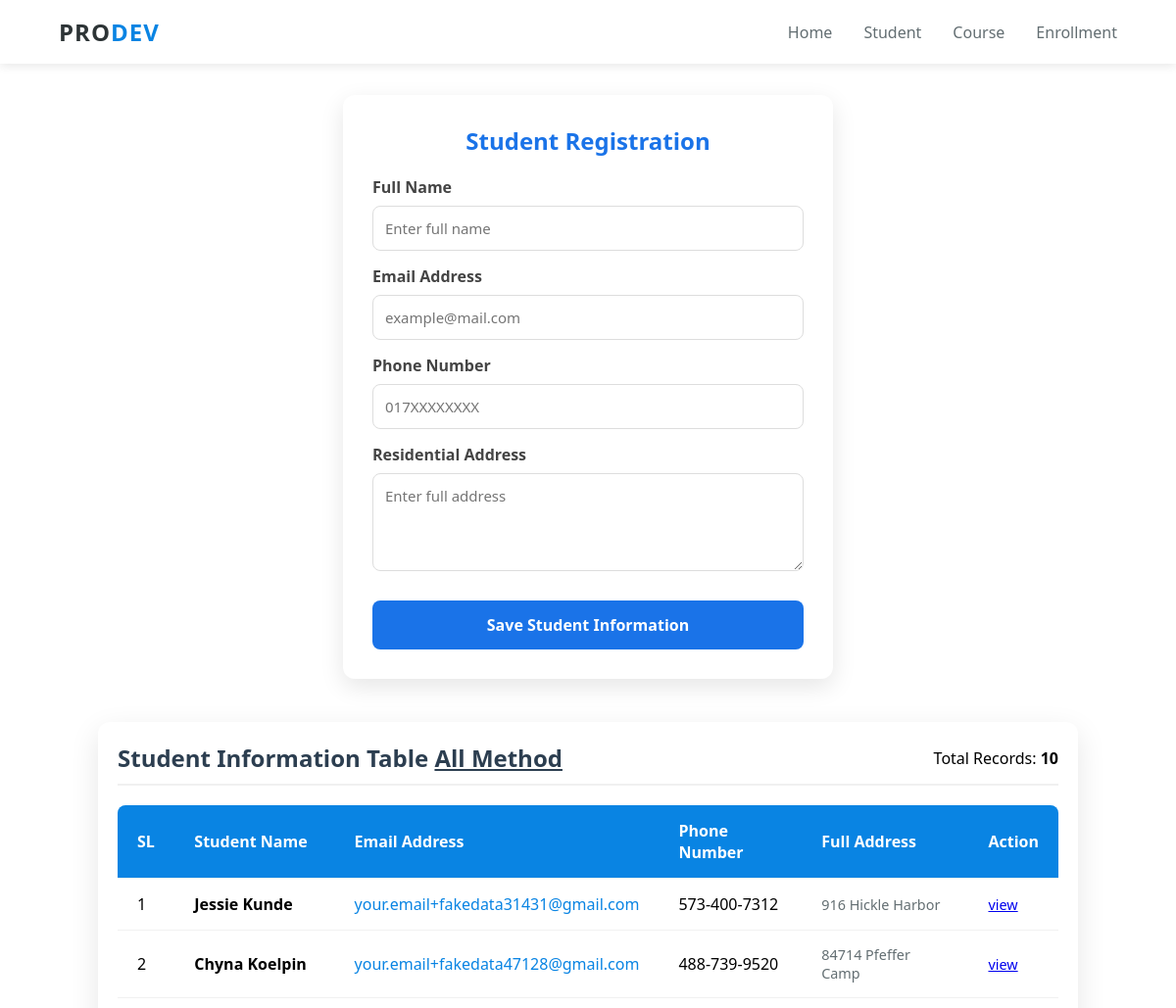
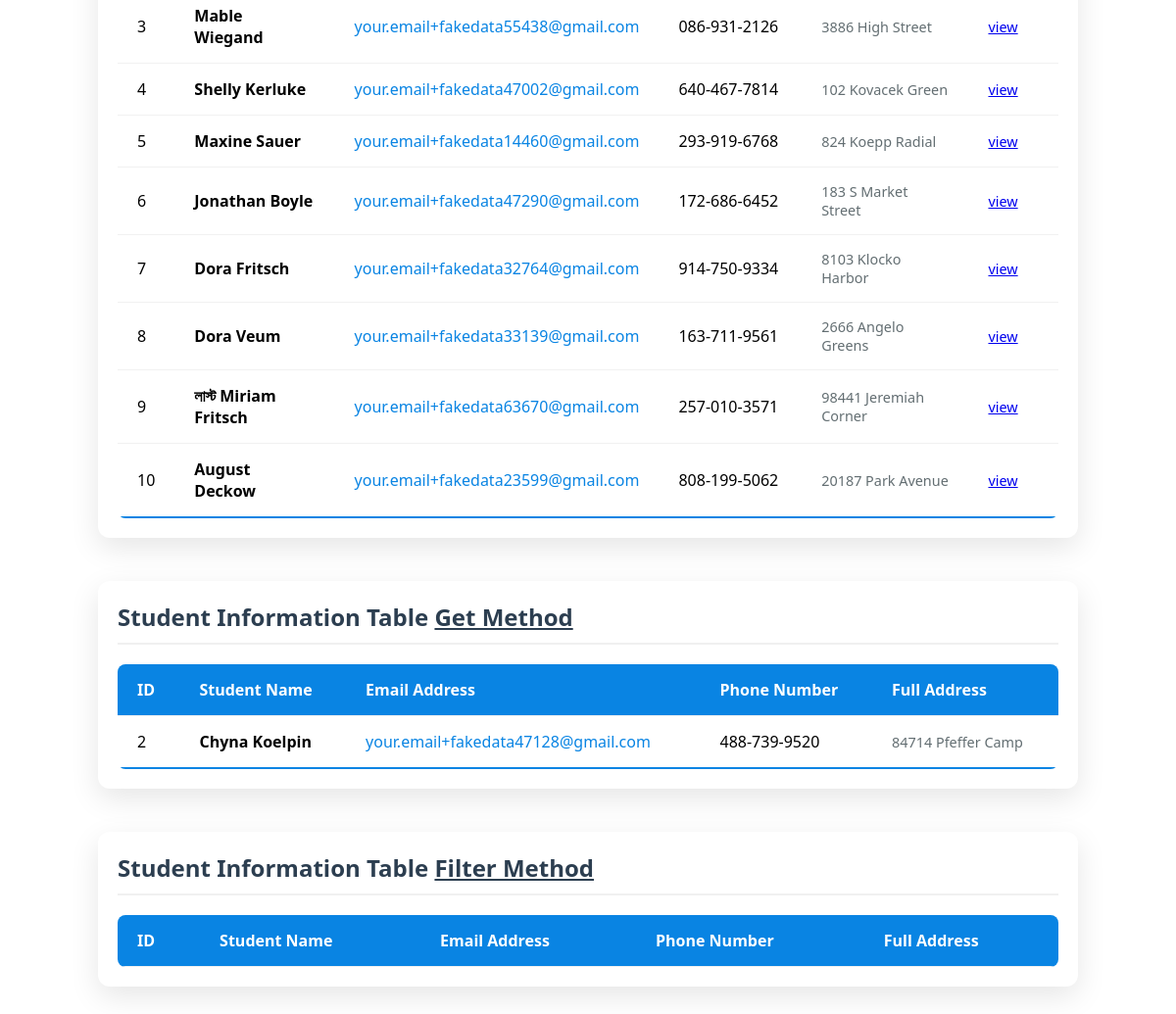
The page /student on the database as committed earlier (2 pictures, top to bottom).
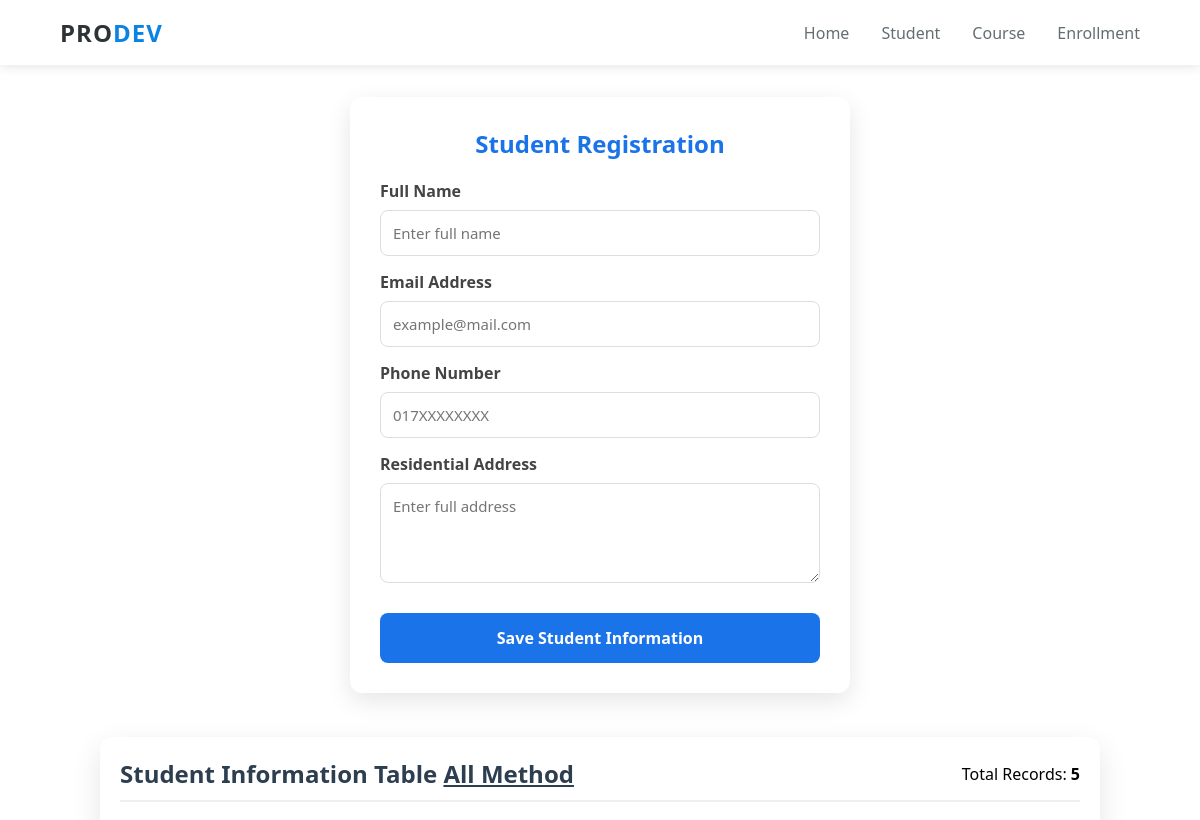
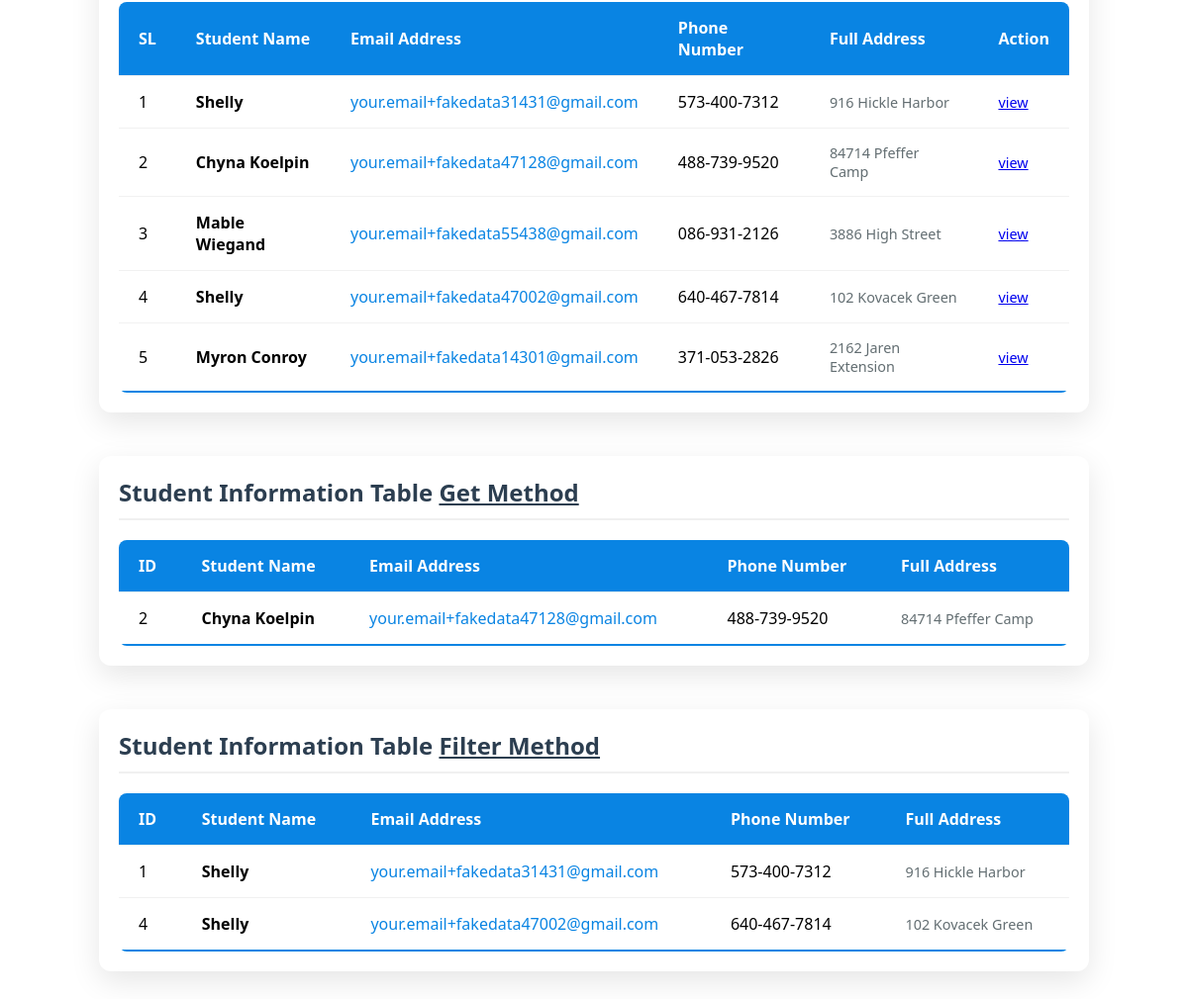
The same page on the database as committed later (2 pictures, top to bottom).
### my_app/models.py (models this page shows, shortened)
class Student_Model(models.Model):
    name = models.CharField(max_length=100)
    email = models.CharField(max_length=50)
    phone = models.CharField(max_length=12)
    address = models.TextField(max_length=200)

### my_app/views.py (the view, shortened to what this page needs)
# urls.py: path("student", student_data, name="student_model"),
def student_data(request):
    data = Student_Model.objects.all()
    single_data = Student_Model.objects.get(id=2)
    filter_data = Student_Model.objects.filter(name="Shelly")
    data_pack = {
        "title": "Student Information Table",
        "item": data,
        "single_item": single_data,
        "filter_item": filter_data,
    }
    return render(
        request,
        "student.html",
        data_pack,
    )

### my_app/templates/student.html (shortened to what this page needs)
{% extends 'masters/base.html' %} {% block blockname %}
<div class="form-container">
  <h2>Student Registration</h2>
  <form action="" method="POST">
    <div class="form-group">
      <label for="name">Full Name</label>
      <input type="text" id="name" name="student_name" placeholder="Enter full name" required />
    </div>
    <div class="form-group">
      <label for="email">Email Address</label>
      <input type="email" id="email" name="student_email" placeholder="example@mail.com" required />
    </div>
    <div class="form-group">
      <label for="phone">Phone Number</label>
      <input type="tel" id="phone" name="student_phone" placeholder="017XXXXXXXX" required />
    </div>
    <div class="form-group">
      <label for="address">Residential Address</label>
      <textarea
        id="address"
        name="student_address"
        placeholder="Enter full address"
        required
      ></textarea>
    </div>
    <button type="submit" class="submit-btn">Save Student Information</button>
  </form>
</div>
<br />
<br />
<div class="table-container">
  <div class="table-header">
    <h2>{{ title}} <span style="text-decoration: underline">All Method</span></h2>
    <p>Total Records: <strong>{{ item.count }}</strong></p>
  </div>
  <table class="student-table">
    <thead>
      <tr>
        <th>SL</th>
        <th>Student Name</th>
        <th>Email Address</th>
        <th>Phone Number</th>
        <th>Full Address</th>
        <th>Action</th>
      </tr>
    </thead>
    <tbody>
      {% for student in item %}
      <tr>
        <td data-label="sl">{{ forloop.counter }}</td>
        <td data-label="Name"><strong>{{ student.name }}</strong></td>
        <td data-label="Email">
          <a href="mailto:{{ student.email }}" class="email-link">{{ student.email }}</a>
        </td>
        <td data-label="Phone">{{ student.phone }}</td>
        <td data-label="Address" class="address-text">{{ student.address }}</td>
        <td data-label="view" class="address-text"><a href="{% url 'student_details' student.id %}">view</a></td>
      </tr>
      {% empty %}
      <tr>
        <td colspan="4" style="text-align: center; padding: 30px">
          No students found in the database.
        </td>
      </tr>
      {% endfor %}
    </tbody>
  </table>
</div>
<br />
<br />
<div class="table-container">
  <div class="table-header">
    <h2>{{ title}} <span style="text-decoration: underline">Get Method</span></h2>
  </div>
  <table class="student-table">
    <thead>
      <tr>
        <th>ID</th>
        <th>Student Name</th>
        <th>Email Address</th>
        <th>Phone Number</th>
        <th>Full Address</th>
      </tr>
    </thead>
    <tbody>
      <tr>
        <td data-label="id">{{ single_item.id }}</td>
        <td data-label="Name"><strong>{{ single_item.name }}</strong></td>
        <td data-label="Email" class="email-link">{{ single_item.email }}</td>
        <td data-label="Phone">{{ single_item.phone }}</td>
        <td data-label="Address" class="address-text">{{ single_item.address }}</td>
      </tr>
    </tbody>
  </table>
</div>
<br /><br />
<div class="table-container">
  <div class="table-header">
    <h2>{{ title}} <span style="text-decoration: underline">Filter Method</span></h2>
  </div>
  <table class="student-table">
    <thead>
      <tr>
        <th>ID</th>
        <th>Student Name</th>
        <th>Email Address</th>
        <th>Phone Number</th>
        <th>Full Address</th>
      </tr>
    </thead>
    <tbody>
      {% for x in filter_item %}
      <tr>
        <td data-label="id">{{ x.id }}</td>
        <td data-label="Name"><strong>{{ x.name }}</strong></td>
        <td data-label="Email" class="email-link">{{ x.email }}</td>
        <td data-label="Phone">{{ x.phone }}</td>
        <td data-label="Address" class="address-text">{{ x.address }}</td>
      </tr>
      {% endfor %}
    </tbody>
  </table>
</div>
{% endblock blockname %}

Rows that differ between the two databases and show on the page:
removed Student_Model: name "Maxine Sauer", email "your.email+fakedata14460@gmail.com", phone "293-919-6768", address "824 Koepp Radial", shown under "Student Information Table All Method"
removed Student_Model: name "Jonathan Boyle", email "your.email+fakedata47290@gmail.com", phone "172-686-6452", address "183 S Market Street", shown under "Student Information Table All Method"
removed Student_Model: name "Dora Fritsch", email "your.email+fakedata32764@gmail.com", phone "914-750-9334", address "8103 Klocko Harbor", shown under "Student Information Table All Method"
removed Student_Model: name "Dora Veum", email "your.email+fakedata33139@gmail.com", phone "163-711-9561", address "2666 Angelo Greens", shown under "Student Information Table All Method"
removed Student_Model: name "লাস্ট Miriam Fritsch", email "your.email+fakedata63670@gmail.com", phone "257-010-3571", address "98441 Jeremiah Corner", shown under "Student Information Table All Method"
removed Student_Model: name "August Deckow", email "your.email+fakedata23599@gmail.com", phone "808-199-5062", address "20187 Park Avenue", shown under "Student Information Table All Method"
now on one of the page's lists (row edited): Student_Model: id "1", name "Shelly", email "your.email+fakedata31431@gmail.com", phone "573-400-7312", address "916 Hickle Harbor"
changed Student_Model "your.email+fakedata31431@gmail.com": name "Jessie Kunde" → "Shelly"
now on one of the page's lists (row edited): Student_Model: id "4", name "Shelly", email "your.email+fakedata47002@gmail.com", phone "640-467-7814", address "102 Kovacek Green"
changed Student_Model "your.email+fakedata47002@gmail.com": name "Shelly Kerluke" → "Shelly"
added Student_Model: name "Myron Conroy", email "your.email+fakedata14301@gmail.com", phone "371-053-2826", address "2162 Jaren Extension", shown under "Student Information Table All Method"
Other text that changed with them:
{{ item.count }}: "10" → "5"
